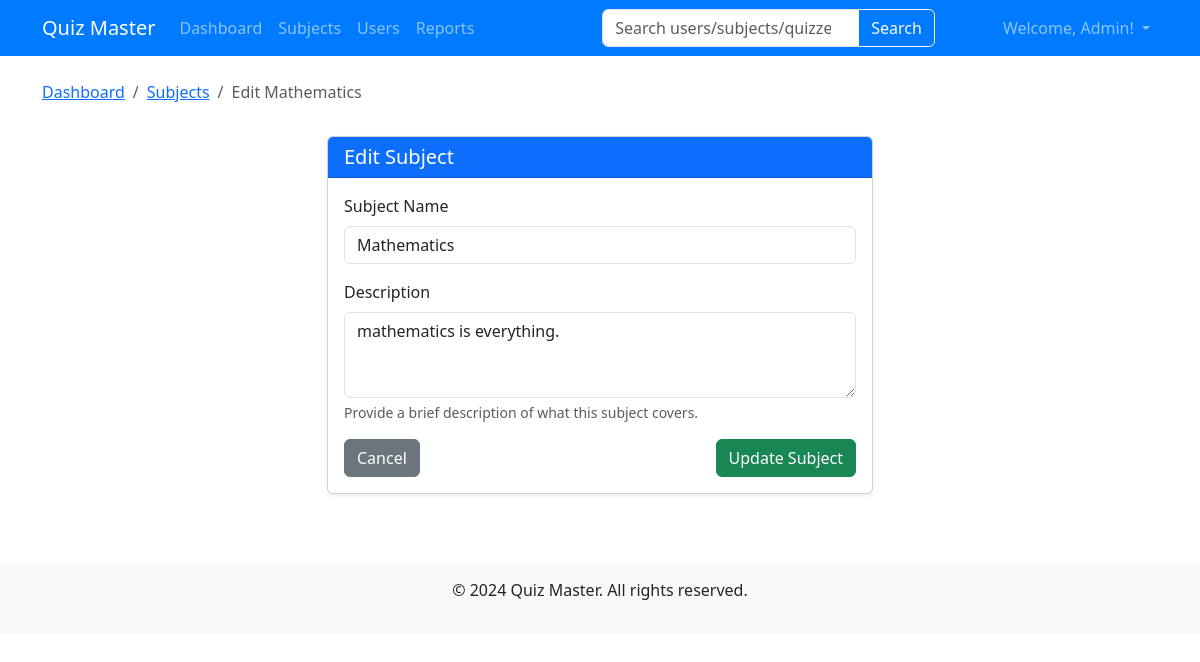
Page /admin/subjects/edit/1 (signed in) on the committed database.
### models.py (models this page shows, shortened)
class User(db.Model,UserMixin):
    id = db.Column(db.Integer, primary_key=True)
    email = db.Column(db.String(120), unique=True, nullable=False)
    password = db.Column(db.String(200), nullable=False)
    full_name = db.Column(db.String(100), nullable=False)
    qualification = db.Column(db.String(100), nullable=True)
    dob = db.Column(db.String(20), nullable=True)
    is_admin = db.Column(db.Boolean, default=False)
    scores = db.relationship('Score', backref='user', lazy=True, cascade="all, delete-orphan")

class Subject(db.Model):
    id = db.Column(db.Integer, primary_key=True)
    name = db.Column(db.String(100), nullable=False)
    description = db.Column(db.Text, nullable=True)
    chapters = db.relationship('Chapter', backref='subject', lazy=True, cascade="all, delete-orphan")

### routes/admin.py (the view, shortened to what this page needs)
@admin.route('/subjects/edit/<int:id>', methods=['GET', 'POST'])
@login_required
def edit_subject(id):
    subject = Subject.query.get_or_404(id)
    return render_template('admin/edit_subject.html', subject=subject)

### app.py (called while the page is built)
@login_manager.user_loader
def load_user(user_id):
    return User.query.get(int(user_id))

### routes/admin.py (called while the page is built)
@admin.before_request
def check_admin():
    if not current_user.is_authenticated or not current_user.is_admin:
        flash('You must be an admin to access this page.')
        return redirect(url_for('auth.login'))

### templates/admin/edit_subject.html (shortened to what this page needs)
{% extends 'base.html' %}
{% block content %}
<div class="row mb-3">
    <div class="col-12">
        <nav aria-label="breadcrumb">
            <ol class="breadcrumb">
                <li class="breadcrumb-item"><a href="{{ url_for('admin.dashboard') }}">Dashboard</a></li>
                <li class="breadcrumb-item"><a href="{{ url_for('admin.subjects') }}">Subjects</a></li>
                <li class="breadcrumb-item active" aria-current="page">Edit {{ subject.name }}</li>
            </ol>
        </nav>
    </div>
</div>
<div class="row">
    <div class="col-md-6 mx-auto">
        <div class="card shadow-sm">
            <div class="card-header bg-primary text-white">
                <h5 class="mb-0">Edit Subject</h5>
            </div>
            <div class="card-body">
                <form method="POST" action="{{ url_for('admin.edit_subject', id=subject.id) }}">
                    <div class="mb-3">
                        <label for="name" class="form-label">Subject Name</label>
                        <input type="text" class="form-control" id="name" name="name" value="{{ subject.name }}" required>
                    </div>
                    <div class="mb-3">
                        <label for="description" class="form-label">Description</label>
                        <textarea class="form-control" id="description" name="description" rows="3">{{ subject.description }}</textarea>
                        <div class="form-text">Provide a brief description of what this subject covers.</div>
                    </div>
                    <div class="d-flex justify-content-between">
                        <a href="{{ url_for('admin.subjects') }}" class="btn btn-secondary">Cancel</a>
                        <button type="submit" class="btn btn-success">Update Subject</button>
                    </div>
                </form>
            </div>
        </div>
    </div>
</div>
{% endblock %}

### templates/base.html (shortened to what this page needs)
<!DOCTYPE html>
<html lang="en">
<head>
    <link href="https://cdn.jsdelivr.net/npm/bootstrap@5.3.0-alpha1/dist/css/bootstrap.min.css" rel="stylesheet">
    <link rel="stylesheet" href="{{ url_for('static', filename='css/style.css') }}">
</head>
<body>
    <nav class="navbar navbar-expand-lg navbar-dark bg-primary">
        <div class="container">
            <a class="navbar-brand" href="/">Quiz Master</a>
            <div class="collapse navbar-collapse" id="navbarNav">
                <ul class="navbar-nav me-auto">
                    {% if current_user.is_authenticated %}
                        {% if current_user.is_admin %}
                            <li class="nav-item">
                                <a class="nav-link" href="{{ url_for('admin.dashboard') }}">Dashboard</a>
                            </li>
                            <li class="nav-item">
                                <a class="nav-link" href="{{ url_for('admin.subjects') }}">Subjects</a>
                            </li>
                            <li class="nav-item">
                                <a class="nav-link" href="{{ url_for('admin.users') }}">Users</a>
                            </li>
                            <li class="nav-item">
                                <a class="nav-link" href="{{ url_for('admin.reports') }}">Reports</a>
                            </li>
                        {% endif %}
                    {% endif %}
                </ul>
                {% if current_user.is_authenticated %}
                <form class="d-flex mx-auto" method="GET" action="{% if current_user.is_admin %}{{ url_for('admin.search') }}{% else %}{{ url_for('user.search') }}{% endif %}">
                    <div class="input-group">
                        <input class="form-control" type="search" name="query" placeholder="{% if current_user.is_admin %}Search users/subjects/quizzes{% else %}Search subjects/quizzes{% endif %}" aria-label="Search">
                        <button class="btn btn-outline-light" type="submit">Search</button>
                    </div>
                </form>
                {% endif %}
                <ul class="navbar-nav">
                    {% if current_user.is_authenticated %}
                        <li class="nav-item dropdown">
                            <a class="nav-link dropdown-toggle" href="#" id="navbarDropdown" role="button" data-bs-toggle="dropdown" aria-expanded="false">
                                Welcome, {{ current_user.full_name }}!
                            </a>
                        </li>
                    {% endif %}
                </ul>
            </div>
        </div>
    </nav>
    <div class="container mt-4">
        {% block content %}{% endblock %}
    </div>
    <footer class="mt-5 py-3 bg-light text-center">
        <div class="container">
            <p>&copy; 2024 Quiz Master. All rights reserved.</p>
        </div>
    </footer>
</body>
</html>

### static/css/style.css (style rules this page uses)
.navbar { background-color: #007bff !important; }
.form-label { font-weight: 500; }
.card { box-shadow: 0 4px 6px rgba(0,0,0,0.1); margin-bottom: 20px; }
.card-header { font-weight: 500; }
footer { margin-top: 30px; padding: 20px 0; background-color: #f8f9fa; }

### rows in the picture
User: full_name "Admin"
Subject: name "Mathematics", description "mathematics is everything."
